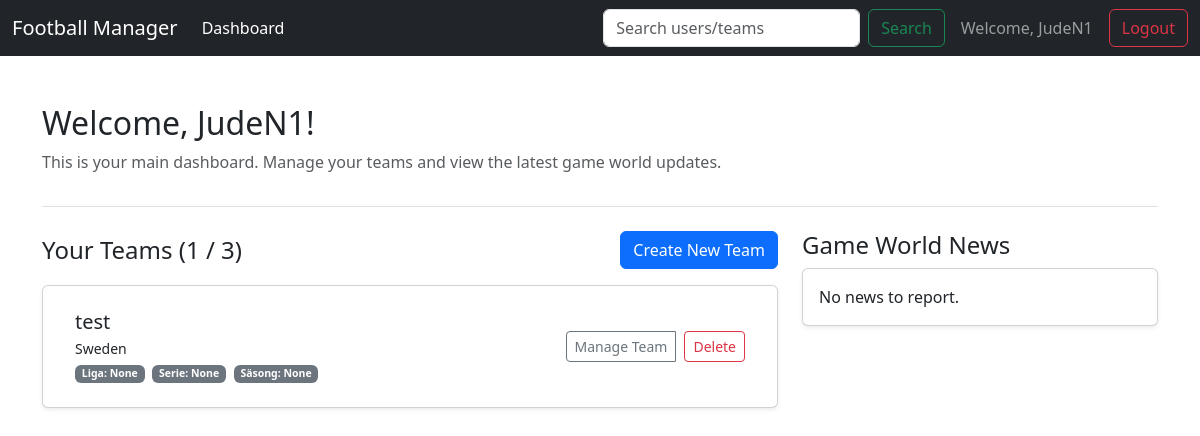
The page /dashboard (signed in) on the database its author committed.
### app/models.py (models this page shows, shortened)
class User(db.Model):
    id = db.Column(db.Integer, primary_key=True)
    username = db.Column(db.String(80), unique=True, nullable=False)
    password_hash = db.Column(db.String(128))
    teams = db.relationship('Team', backref='user', lazy=True, cascade="all, delete-orphan")

class Team(db.Model):
    id = db.Column(db.Integer, primary_key=True)
    name = db.Column(db.String(100), unique=True, nullable=False)
    country = db.Column(db.String(50), nullable=False)
    user_id = db.Column(db.Integer, db.ForeignKey('user.id'), nullable=False)
    players = db.relationship('Player', backref='team', lazy=True, cascade="all, delete-orphan")
    league = db.Column(db.String(100), nullable=True, default=None)
    division = db.Column(db.String(50), nullable=True, default=None)
    season = db.Column(db.Integer, nullable=True, default=None)

### app/routes_game.py (the view)
@game_bp.route('/dashboard')
def dashboard():
    if 'username' not in session:
        return redirect(url_for('auth_bp.login'))
    user = User.query.filter_by(username=session['username']).first()
    return render_template('dashboard.html', user=user, max_teams=MAX_TEAMS)

### app/__init__.py (called while the page is built)
def create_app():
    app = Flask(__name__)
    app.config['SECRET_KEY'] = 'a_very_secret_key_for_development'
    app.config['SQLALCHEMY_DATABASE_URI'] = 'sqlite:///' + os.path.join(basedir, 'database.db')
    db.init_app(app)
    from .routes_auth import auth_bp
    from .routes_game import game_bp
    app.register_blueprint(auth_bp)
    app.register_blueprint(game_bp)
    @app.context_processor
    def inject_selected_team():
        if 'selected_team_id' in session:
            from .models import Team
            selected_team = Team.query.get(session['selected_team_id'])
            return dict(selected_team=selected_team)
        return dict(selected_team=None)
    return app

### app/templates/dashboard.html (shortened to what this page needs)
{% extends "base.html" %}
{% block content %}
<header class="pb-3 mb-4 border-bottom">
    <h1 class="h2">Welcome, {{ user.username }}!</h1>
    <p class="text-muted">This is your main dashboard. Manage your teams and view the latest game world updates.</p>
</header>
<div class="row">
    <div class="col-md-8">
        <div class="d-flex justify-content-between align-items-center mb-3">
            <h2 class="h4 mb-0">Your Teams ({{ user.teams|length }} / {{ max_teams }})</h2>
            {% if user.teams|length < max_teams %}
            <a href="{{ url_for('game_bp.create_team') }}" class="btn btn-primary">
                Create New Team
            </a>
            {% endif %}
        </div>
        <div class="card shadow-sm">
            <div class="card-body">
                {% if user.teams %}
                    <ul class="list-group list-group-flush">
                        {% for team in user.teams %}
                        <li class="list-group-item d-flex justify-content-between align-items-center">
                            <div>
                                <h5 class="mb-1">{{ team.name }}</h5>
                                <small class="d-block">{{ team.country }}</small>
                                <small>
                                    <span class="badge bg-secondary me-1">Liga: {{ team.league or 'None' }}</span>
                                    <span class="badge bg-secondary me-1">Serie: {{ team.division or 'None' }}</span>
                                    <span class="badge bg-secondary">Säsong: {{ team.season or 'None' }}</span>
                                </small>
                            </div>
                            <div class="btn-group" role="group">
                                <a href="{{ url_for('game_bp.team_page', team_id=team.id) }}" class="btn btn-outline-secondary btn-sm">
                                    Manage Team
                                </a>
                                <form method="POST" action="{{ url_for('game_bp.delete_team', team_id=team.id) }}" class="ms-2">
                                    <button type="submit" class="btn btn-outline-danger btn-sm"
                                            onclick="return confirm('Are you sure you want to delete this team? This cannot be undone.');">
                                        Delete
                                    </button>
                                </form>
                            </div>
                        </li>
                        {% endfor %}
                    </ul>
                {% else %}
                    <p class="card-text">You do not have any teams yet. Create one to get started!</p>
                {% endif %}
            </div>
        </div>
    </div>
    <div class="col-md-4">
        <h2 class="h4">Game World News</h2>
        <div class="card shadow-sm">
            <div class="card-body">
                <p class="card-text">No news to report.</p>
            </div>
        </div>
    </div>
</div>
{% endblock %}

### app/templates/base.html (shortened to what this page needs)
<!DOCTYPE html>
<html lang="en">
<head>
    <link href="https://cdn.jsdelivr.net/npm/bootstrap@5.3.3/dist/css/bootstrap.min.css" rel="stylesheet">
    <link rel="stylesheet" href="https://cdn.jsdelivr.net/npm/bootstrap-icons@1.11.3/font/bootstrap-icons.min.css">
</head>
<body>
    <nav class="navbar navbar-expand-lg navbar-dark bg-dark fixed-top">
        <div class="container-fluid">
            <a class="navbar-brand" href="{{ url_for('game_bp.dashboard') }}">Football Manager</a>
            <div class="collapse navbar-collapse">
                <ul class="navbar-nav me-auto mb-2 mb-lg-0">
                    <li class="nav-item">
                        <a class="nav-link active" href="{{ url_for('game_bp.dashboard') }}">Dashboard</a>
                    </li>
                </ul>
                <form class="d-flex me-3" action="{{ url_for('game_bp.search') }}" method="post">
                    <input class="form-control me-2" type="search" placeholder="Search users/teams" name="query" aria-label="Search">
                    <button class="btn btn-outline-success" type="submit">Search</button>
                </form>
                {% if session.username %}
                <span class="navbar-text me-3">
                    Welcome, {{ session.username }}
                </span>
                <a href="{{ url_for('auth_bp.logout') }}" class="btn btn-outline-danger">Logout</a>
                {% endif %}
            </div>
        </div>
    </nav>
    <main class="container mt-4">
        {% block content %}{% endblock %}
    </main>
</body>
</html>

### app/templates/base.html (style rules this page uses)
body { background-image: url('https://images.pexels.com/photos/114296/pexels-photo-114296.jpeg'); background-size: cover; background-position: center; background-attachment: fixed; padding-top: 80px; }

### rows shown on the page
User: username "JudeN1"
Team: name "test", country "Sweden", league "None", division "None", season "None"

### other values the page prints
{{ user.teams|length }} "1"
{{ max_teams }} "3"
